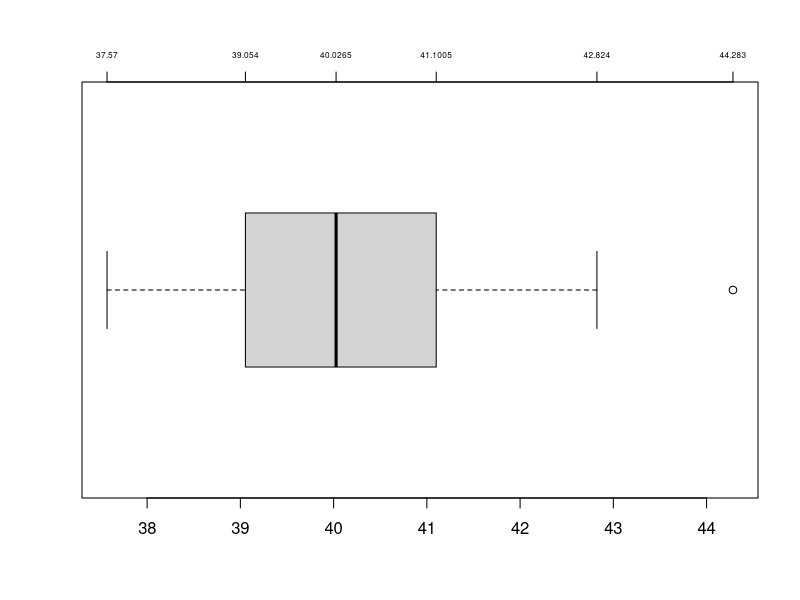

This figure's R source:
## ---- chunk 1
## DATA GENERATION

while(TRUE){

  types = c("bimodal","symmetric mound","skew left","skew right","uniform")
  shapes1 = c(0.5, 20,   3,   1, 1)
  shapes2 = c(0.5, 20,   1,   3, 1)
  
  rrr = sample(1:5,1)
  type = types[rrr]
  shape1 = shapes1[rrr]
  shape2 = shapes2[rrr]
  
  while(TRUE){
    ns = c(sample(3:10,1),sample(3:10,1))
    n = ns[1]*ns[2]
    if(n%%4 == 0){
      break
    }
  }
  
  ncol = min(ns)
  nrow = max(ns)
  offset = sample(1:9*10,1)
  rng = sample(c(3,5,10,20,40,100),1)
  data = rbeta(n,shape1,shape2)*rng + offset
  index = 1:n
  x = sort(round(data,3))
  
  is = sample(1:n,2)
  ps = signif(is/n,3)
  if(length(boxplot.stats(x)$out)){
    break
  }
}
## ---- chunk 2
Q1 = (x[n/4]+x[n/4+1])/2
Q3 = (x[3*n/4]+x[3*n/4+1])/2
IQR = Q3-Q1
LR = Q1-1.5*IQR
HR = Q3+1.5*IQR
bot = min(x[x>=LR])
top = max(x[x<=HR])
## ---- chunk 3
boxplot(x,horizontal = TRUE,fig.width=6,fig.height = 4)
axis(side=3,at = c(bot,Q1,median(x),Q3,top,boxplot.stats(x)$out), cex.axis=0.5,labels=c(bot,Q1,median(x),Q3,top,boxplot.stats(x)$out))
